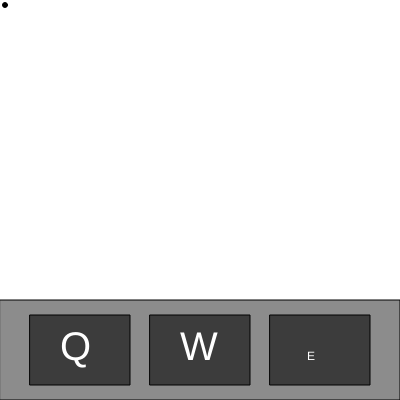
Frame 1 (no input)
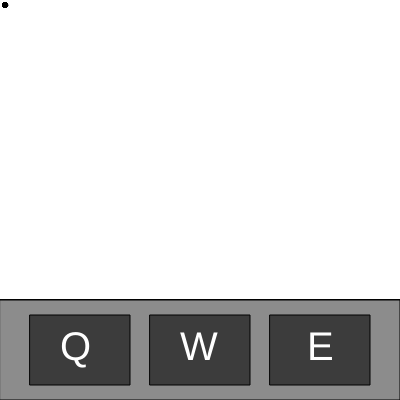
Frame 60 (no input)
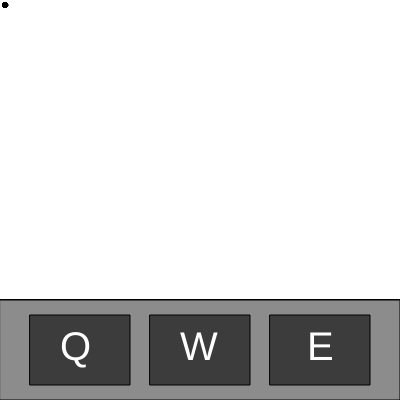
Frame 120 (the mouse pressed at the canvas centre since frame 60)

The p5.js sketch that drew these frames (run headless with seeded random() and noise() and a simulated clock; from frame 60 on, the mouse is pressed at the canvas centre):

// p5.js sketch
// ── sketch.js
// variation 1 creates a circle that you can change the size, position and colour with
let bgColour; // background colour
let X;
let Y;
let D;
let circleColourA = 0;
let circleColourB = 0;
let circleColourC = 0;

function setup() {
  createCanvas(400, 400);
  rectMode(CENTER);
  bgColour = (220); // sets bg colour when key pressed
  // setting defaullt parameters for circle so code works
  X = 5;
  Y = 5;
  D = 5;
}

function draw() {
  

  // changes colour for circle
  fill(circleColourA, circleColourB, circleColourC);
  // draws a randomm circle
  circle(X, Y, D);
  
  // drawing the keyboard interface
  fill(140,140,140);     // fills with color
  rect(200,350,400,100); // draws main rect
  
  
  fill(60,60,60);        // fills with color
  rect(80,350,100, 70);  // draws smaller rectangles
 
  fill(60,60,60);
  rect(320,350,100, 70);
  
  fill(60,60,60);
  rect(200,350,100, 70);
  
  // drawing letter 'E'
  fill(255,255,255);  // white colour
  text("E", 307, 360); // draws letter
  textSize(40);
  
  // drawing letter 'W'
  fill(255,255,255);  // white colour
  text("W", 180, 360); // draws letter
  textSize(40);
  
  // drawing letter 'Q'
  fill(255,255,255);  // white colour
  text("Q", 60, 360); // draws letter
  textSize(40);
}


function keyPressed() {
  // assigns random values to circle position with 'w'
  if (key === 'w' || key === 'W') {
    D = random(10,200);
  // assigns random values to circle width and height with 'q'
  } else if (key === 'q' || key === 'Q') {
    X = random(width);
    Y = random(height);
  // assigns random values to circle colour with 'e'
  } else if (key === 'e' || key === 'E') {
    circleColourA = random(0, 255);
    circleColourB = random(0, 255);
    circleColourC = random(0, 255);
    
  }
}
